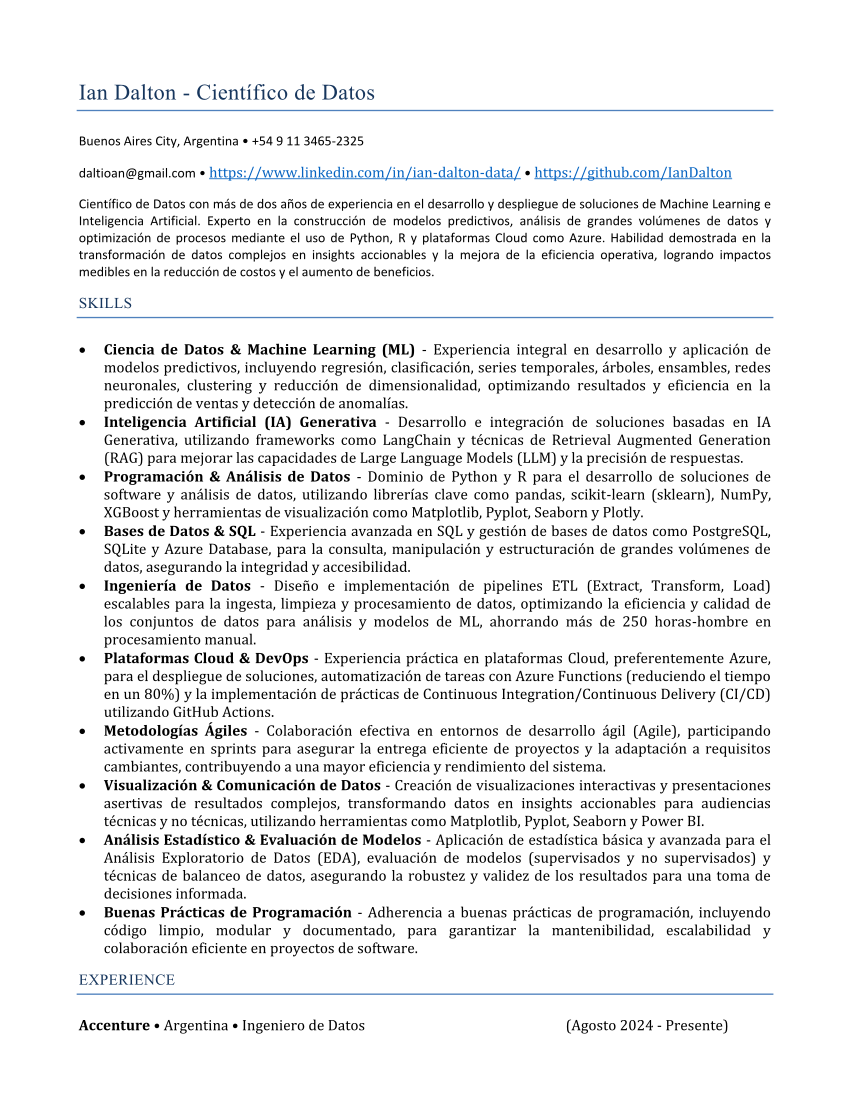

Recreate this plot in Python.
import os
import docx
from docx.enum.text import WD_PARAGRAPH_ALIGNMENT
from docx.shared import Inches, Pt, Cm  # Add this import for font size and setting margins
from docx import Document
from bot import Bot
import pandas as pd
from docx.enum.text import WD_ALIGN_PARAGRAPH  # Add this import for justification


# This is only needed if you're using the builtin style above
def get_or_create_hyperlink_style(d):
    """If this document had no hyperlinks so far, the builtin
       Hyperlink style will likely be missing and we need to add it.
       There's no predefined value, different Word versions
       define it differently.
       This version is how Word 2019 defines it in the
       default theme, excluding a theme reference.
    """
    if "Hyperlink" not in d.styles:
        if "Default Character Font" not in d.styles:
            ds = d.styles.add_style("Default Character Font",
                                    docx.enum.style.WD_STYLE_TYPE.CHARACTER,
                                    True)
            ds.element.set(docx.oxml.shared.qn('w:default'), "1")
            ds.priority = 1
            ds.hidden = True
            ds.unhide_when_used = True
            del ds
        hs = d.styles.add_style("Hyperlink",
                                docx.enum.style.WD_STYLE_TYPE.CHARACTER,
                                True)
        hs.base_style = d.styles["Default Character Font"]
        hs.unhide_when_used = True
        hs.font.color.rgb = docx.shared.RGBColor(0x05, 0x63, 0xC1)
        hs.font.underline = True
        del hs

    return "Hyperlink"


def add_hyperlink(paragraph, text, url):
    # This gets access to the document.xml.rels file and gets a new relation id value
    part = paragraph.part
    r_id = part.relate_to(
        url, docx.opc.constants.RELATIONSHIP_TYPE.HYPERLINK, is_external=True)

    # Create the w:hyperlink tag and add needed values
    hyperlink = docx.oxml.shared.OxmlElement('w:hyperlink')
    hyperlink.set(docx.oxml.shared.qn('r:id'), r_id, )

    # Create a new run object (a wrapper over a 'w:r' element)
    new_run = docx.text.run.Run(
        docx.oxml.shared.OxmlElement('w:r'), paragraph)
    new_run.text = text

    # Set the run's style to the builtin hyperlink style, defining it if necessary
    new_run.style = get_or_create_hyperlink_style(part.document)
    # Alternatively, set the run's formatting explicitly
    # new_run.font.color.rgb = docx.shared.RGBColor(0, 0, 255)
    # new_run.font.underline = True

    # Join all the xml elements together
    hyperlink.append(new_run._element)
    paragraph._p.append(hyperlink)
    return hyperlink


def set_paragraph_font(paragraph, font_name="Calibri", font_size=10):
    """Set font name and size for a paragraph."""
    for run in paragraph.runs:
        run.font.name = font_name
        run.font.size = Pt(font_size)


def set_heading_font(paragraph, font_name="Times New Roman", font_size=16):
    """Set font name and size for a heading."""
    for run in paragraph.runs:
        run.font.name = font_name
        run.font.size = Pt(font_size)


def set_paragraph_format(paragraph, line_spacing=1.0, alignment=WD_ALIGN_PARAGRAPH.JUSTIFY):
    """Set line spacing and alignment for a paragraph."""
    paragraph.paragraph_format.line_spacing = line_spacing
    paragraph.alignment = alignment


class Resume():
    def __init__(self, JOB_PROMPT: str, csv_location: str = "jobs.csv", resume_name: str = None):
        self.bot = Bot()
        self.JOB_PROMPT = JOB_PROMPT
        data = pd.read_csv(csv_location)
        data["start_date"] = pd.to_datetime(
            data["start_date"], format="%d/%m/%Y")
        data["end_date"] = pd.to_datetime(data["end_date"], format="%d/%m/%Y")
        self.data = data
        self.response = None
        self.resume_name = resume_name if resume_name else f"resume_{"_".join(data[data["company"] == "name"]["description"].to_list()[0].split())}.pdf"
        if not self.resume_name.endswith(".pdf"):
            self.resume_name += ".pdf"

    def generate_resume(self, new_job_prompt: str = None):
        if not self.response or new_job_prompt:
            self.JOB_PROMPT = new_job_prompt if new_job_prompt else self.JOB_PROMPT
            self.response = self.bot.generate_response(self.JOB_PROMPT)
            if self.response["language"].upper() != "EN":
                self.response = self.bot.translate_response(self.response, self.JOB_PROMPT)
        data = self.data

        # Create the Word document
        
        document = Document()

        # Set reduced margins for the document
        sections = document.sections
        for section in sections:
            section.top_margin = Cm(2)  # Set top margin to 1 cm
            section.bottom_margin = Cm(1)  # Set bottom margin to 1 cm
            section.left_margin = Cm(2)  # Set left margin to 1 cm
            section.right_margin = Cm(2)  # Set right margin to 1 cm

        heading = document.add_heading(
            f"{data[data['company'] == 'name']['description'].to_list()[0]} - {self.response['resume_section']['title']}", 0)
        set_heading_font(heading, font_name="Times New Roman", font_size=16)

        contact_paragraph = document.add_paragraph(
            f"{data[data['company'] == 'address']['description'].to_list()[0]} • {data[data['company'] == 'phone']['description'].to_list()[0]}")
        set_paragraph_font(contact_paragraph)
        set_paragraph_format(contact_paragraph)

        p = document.add_paragraph(
            f"{data[data['company'] == 'email']['description'].to_list()[0]} • ")
        set_paragraph_font(p)
        set_paragraph_format(p)
        websites = data[data["company"] == "website"]["description"].to_list()

        for i, website in enumerate(websites):
            add_hyperlink(p, website, website)
            if i < len(websites) - 1:
                p.add_run(" • ")
        summary_paragraph = document.add_paragraph(self.response["resume_section"]["professional_summary"])
        set_paragraph_font(summary_paragraph)
        set_paragraph_format(summary_paragraph)

        skills_heading = document.add_heading('SKILLS', level=0)
        set_heading_font(skills_heading, font_name="Times New Roman", font_size=11)

        skill: dict
        for skill in self.response["resume_section"].get("skills", []):
            p = document.add_paragraph()
            p.style = "List Bullet"
            set_paragraph_font(p)
            set_paragraph_format(p)
            p.add_run(skill["name"]).bold = True
            p.add_run(f" - {skill['description']}")
        experience_heading = document.add_heading('EXPERIENCE', level=0)
        set_heading_font(experience_heading, font_name="Times New Roman", font_size=11)

        experience: dict
        for experience in self.response["resume_section"].get("experience", []):
            p = document.add_paragraph()
            set_paragraph_font(p)
            set_paragraph_format(p)
            p.add_run(experience["company"]).bold = True
            p.add_run(
                f" • {experience['location']} • {experience['position']}")

            # Add a tab stop for right alignment
            tab_stop = p.paragraph_format.tab_stops.add_tab_stop(
                Inches(6.5))  # Adjust width as needed
            tab_stop.alignment = WD_PARAGRAPH_ALIGNMENT.RIGHT
            p.add_run(
                f"\t({experience['start_date']} - {experience['end_date'] if experience['end_date'] else 'Present'})")
            p = document.add_paragraph()
            set_paragraph_font(p)
            set_paragraph_format(p)
            p.add_run(experience["description"])

        education_heading = document.add_heading('EDUCATION AND CERTIFICATIONS', level=0)
        set_heading_font(education_heading, font_name="Times New Roman", font_size=11)

        for education in data[data["type"] == "education"].iterrows():
            p = document.add_paragraph(
                f"{education[1]['company']}, {education[1]['location']} • {education[1]['description']}")
            set_paragraph_font(p)
            set_paragraph_format(p)
            tab_stop = p.paragraph_format.tab_stops.add_tab_stop(
                Inches(6.5))  # Adjust width as needed
            tab_stop.alignment = WD_PARAGRAPH_ALIGNMENT.RIGHT
            p.add_run(
                f"\t{education[1]['start_date'].strftime('%m/%Y')} - {education[1]['end_date'].strftime('%m/%Y') if education[1]['end_date'] else 'Present'}")

        # Save the Word document
        docx_path = 'demo5.docx'
        document.save(docx_path)
        


        # Convert the Word document to PDF
        try:
            import comtypes.client

            def convert_to_pdf(docx_path, pdf_path):
                import comtypes.client
                try:
                    word = comtypes.client.CreateObject('Word.Application')
                    word.Visible = False  # Run Word in the background
                    doc = word.Documents.Open(os.path.abspath(docx_path))
                    # 17 is the PDF format
                    doc.SaveAs(os.path.abspath(pdf_path), FileFormat=17)
                    doc.Close()
                    word.Quit()
                    print(f"Document successfully saved as {pdf_path}")
                except Exception as e:
                    print(f"Error during PDF conversion: {e}")
                    if 'word' in locals():
                        word.Quit()
                

            pdf_path = self.resume_name
            convert_to_pdf(docx_path, pdf_path)
            print(f"Document successfully saved as {pdf_path}")

        except ImportError:
            print(
                "comtypes library is required to convert to PDF. Install it using 'pip install comtypes'")
